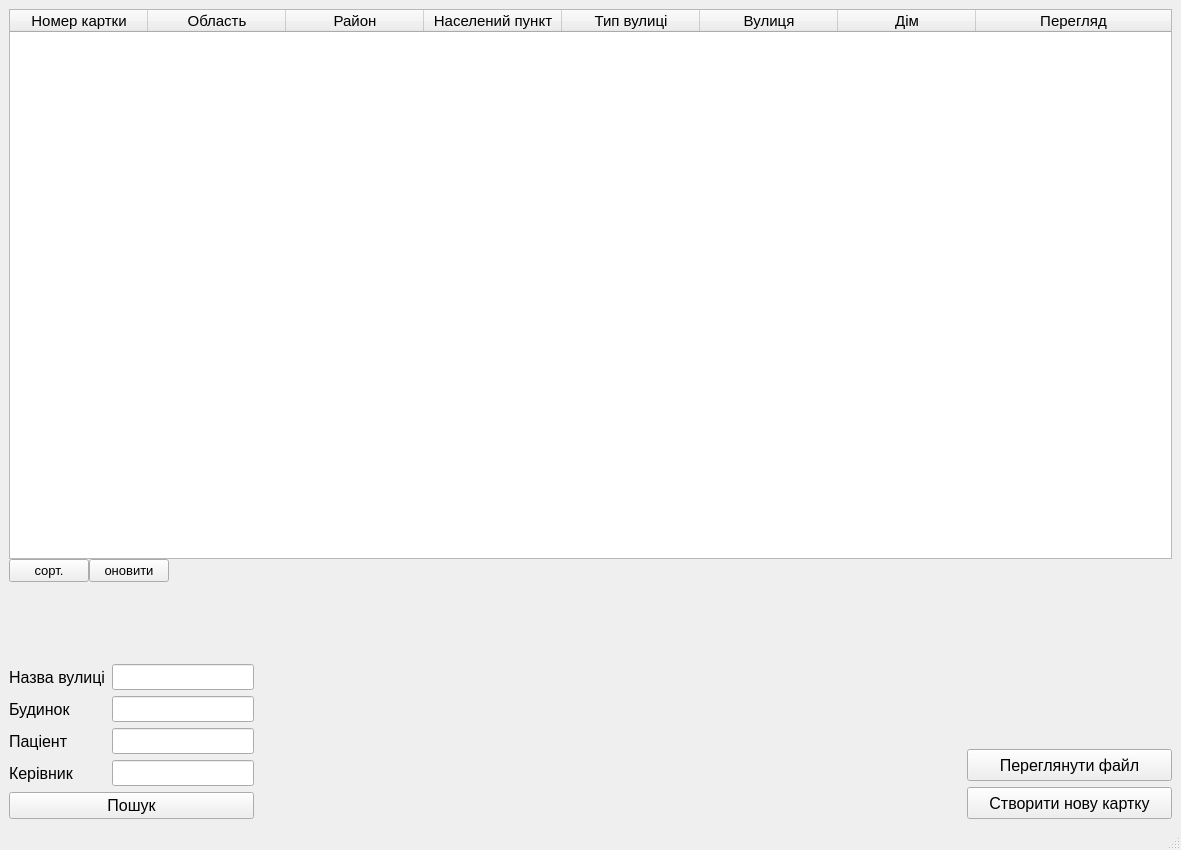
<?xml version="1.0" encoding="UTF-8"?>
<ui version="4.0">
 <class>MainWindow</class>
 <widget class="QMainWindow" name="MainWindow">
  <property name="geometry">
   <rect>
    <x>0</x>
    <y>0</y>
    <width>1181</width>
    <height>850</height>
   </rect>
  </property>
  <property name="windowTitle">
   <string>Картотека</string>
  </property>
  <property name="accessibleName">
   <string/>
  </property>
  <widget class="QWidget" name="centralwidget">
   <layout class="QGridLayout" name="gridLayout_2">
    <item row="0" column="0">
     <layout class="QVBoxLayout" name="verticalLayout">
      <property name="spacing">
       <number>0</number>
      </property>
      <item>
       <widget class="QTableWidget" name="tableWidget">
        <property name="enabled">
         <bool>true</bool>
        </property>
        <property name="sizePolicy">
         <sizepolicy hsizetype="Expanding" vsizetype="Expanding">
          <horstretch>0</horstretch>
          <verstretch>0</verstretch>
         </sizepolicy>
        </property>
        <property name="minimumSize">
         <size>
          <width>0</width>
          <height>550</height>
         </size>
        </property>
        <property name="font">
         <font>
          <pointsize>11</pointsize>
         </font>
        </property>
        <property name="cursor" stdset="0">
         <cursorShape>ArrowCursor</cursorShape>
        </property>
        <property name="focusPolicy">
         <enum>Qt::StrongFocus</enum>
        </property>
        <property name="iconSize">
         <size>
          <width>0</width>
          <height>0</height>
         </size>
        </property>
        <attribute name="horizontalHeaderDefaultSectionSize">
         <number>138</number>
        </attribute>
        <attribute name="horizontalHeaderMinimumSectionSize">
         <number>40</number>
        </attribute>
        <attribute name="horizontalHeaderShowSortIndicator" stdset="0">
         <bool>false</bool>
        </attribute>
        <attribute name="horizontalHeaderStretchLastSection">
         <bool>true</bool>
        </attribute>
        <attribute name="verticalHeaderDefaultSectionSize">
         <number>30</number>
        </attribute>
        <attribute name="verticalHeaderMinimumSectionSize">
         <number>25</number>
        </attribute>
        <column>
         <property name="text">
          <string>Номер картки</string>
         </property>
        </column>
        <column>
         <property name="text">
          <string>Область</string>
         </property>
        </column>
        <column>
         <property name="text">
          <string>Район</string>
         </property>
        </column>
        <column>
         <property name="text">
          <string>Населений пункт</string>
         </property>
        </column>
        <column>
         <property name="text">
          <string>Тип вулиці</string>
         </property>
        </column>
        <column>
         <property name="text">
          <string>Вулиця</string>
         </property>
        </column>
        <column>
         <property name="text">
          <string>Дім</string>
         </property>
        </column>
        <column>
         <property name="text">
          <string>Перегляд</string>
         </property>
        </column>
       </widget>
      </item>
      <item>
       <layout class="QHBoxLayout" name="horizontalLayout">
        <item>
         <widget class="QPushButton" name="sortButton">
          <property name="font">
           <font>
            <pointsize>10</pointsize>
           </font>
          </property>
          <property name="text">
           <string>сорт.</string>
          </property>
         </widget>
        </item>
        <item>
         <widget class="QPushButton" name="updateButton">
          <property name="font">
           <font>
            <pointsize>10</pointsize>
           </font>
          </property>
          <property name="text">
           <string>оновити</string>
          </property>
         </widget>
        </item>
        <item>
         <spacer name="horizontalSpacer">
          <property name="orientation">
           <enum>Qt::Horizontal</enum>
          </property>
          <property name="sizeHint" stdset="0">
           <size>
            <width>40</width>
            <height>20</height>
           </size>
          </property>
         </spacer>
        </item>
       </layout>
      </item>
     </layout>
    </item>
    <item row="2" column="0">
     <layout class="QHBoxLayout" name="horizontalLayout_2">
      <item>
       <layout class="QGridLayout" name="gridLayout">
        <item row="1" column="0">
         <widget class="QLabel" name="label_5">
          <property name="font">
           <font>
            <pointsize>12</pointsize>
           </font>
          </property>
          <property name="text">
           <string>Будинок</string>
          </property>
          <property name="margin">
           <number>2</number>
          </property>
         </widget>
        </item>
        <item row="1" column="1">
         <widget class="QLineEdit" name="search_house">
          <property name="sizePolicy">
           <sizepolicy hsizetype="Fixed" vsizetype="Fixed">
            <horstretch>0</horstretch>
            <verstretch>0</verstretch>
           </sizepolicy>
          </property>
          <property name="font">
           <font>
            <pointsize>11</pointsize>
           </font>
          </property>
         </widget>
        </item>
        <item row="2" column="0">
         <widget class="QLabel" name="label_6">
          <property name="font">
           <font>
            <pointsize>12</pointsize>
           </font>
          </property>
          <property name="text">
           <string>Паціент</string>
          </property>
          <property name="margin">
           <number>2</number>
          </property>
         </widget>
        </item>
        <item row="0" column="1">
         <widget class="QLineEdit" name="search_street">
          <property name="sizePolicy">
           <sizepolicy hsizetype="Fixed" vsizetype="Fixed">
            <horstretch>0</horstretch>
            <verstretch>0</verstretch>
           </sizepolicy>
          </property>
          <property name="font">
           <font>
            <pointsize>11</pointsize>
           </font>
          </property>
         </widget>
        </item>
        <item row="0" column="0">
         <widget class="QLabel" name="label_4">
          <property name="font">
           <font>
            <pointsize>12</pointsize>
           </font>
          </property>
          <property name="text">
           <string>Назва вулиці</string>
          </property>
          <property name="margin">
           <number>2</number>
          </property>
         </widget>
        </item>
        <item row="2" column="1">
         <widget class="QLineEdit" name="search_patient">
          <property name="sizePolicy">
           <sizepolicy hsizetype="Fixed" vsizetype="Fixed">
            <horstretch>0</horstretch>
            <verstretch>0</verstretch>
           </sizepolicy>
          </property>
          <property name="font">
           <font>
            <pointsize>11</pointsize>
           </font>
          </property>
         </widget>
        </item>
        <item row="3" column="0">
         <widget class="QLabel" name="label_7">
          <property name="font">
           <font>
            <pointsize>12</pointsize>
           </font>
          </property>
          <property name="text">
           <string>Керівник</string>
          </property>
          <property name="margin">
           <number>2</number>
          </property>
         </widget>
        </item>
        <item row="3" column="1">
         <widget class="QLineEdit" name="search_manager">
          <property name="sizePolicy">
           <sizepolicy hsizetype="Fixed" vsizetype="Fixed">
            <horstretch>0</horstretch>
            <verstretch>0</verstretch>
           </sizepolicy>
          </property>
          <property name="font">
           <font>
            <pointsize>11</pointsize>
           </font>
          </property>
         </widget>
        </item>
        <item row="4" column="0" colspan="2">
         <widget class="QPushButton" name="searchButton">
          <property name="font">
           <font>
            <pointsize>12</pointsize>
           </font>
          </property>
          <property name="text">
           <string>Пошук</string>
          </property>
         </widget>
        </item>
       </layout>
      </item>
      <item>
       <spacer name="horizontalSpacer_2">
        <property name="orientation">
         <enum>Qt::Horizontal</enum>
        </property>
        <property name="sizeHint" stdset="0">
         <size>
          <width>40</width>
          <height>20</height>
         </size>
        </property>
       </spacer>
      </item>
      <item>
       <layout class="QVBoxLayout" name="verticalLayout_2">
        <item>
         <spacer name="verticalSpacer">
          <property name="orientation">
           <enum>Qt::Vertical</enum>
          </property>
          <property name="sizeHint" stdset="0">
           <size>
            <width>20</width>
            <height>40</height>
           </size>
          </property>
         </spacer>
        </item>
        <item>
         <widget class="QPushButton" name="view_fileButton">
          <property name="minimumSize">
           <size>
            <width>170</width>
            <height>32</height>
           </size>
          </property>
          <property name="font">
           <font>
            <pointsize>12</pointsize>
           </font>
          </property>
          <property name="text">
           <string>Переглянути файл</string>
          </property>
         </widget>
        </item>
        <item>
         <widget class="QPushButton" name="pushButton">
          <property name="minimumSize">
           <size>
            <width>205</width>
            <height>32</height>
           </size>
          </property>
          <property name="font">
           <font>
            <pointsize>12</pointsize>
           </font>
          </property>
          <property name="text">
           <string>Cтворити нову картку</string>
          </property>
         </widget>
        </item>
       </layout>
      </item>
     </layout>
    </item>
    <item row="1" column="0">
     <spacer name="verticalSpacer_3">
      <property name="orientation">
       <enum>Qt::Vertical</enum>
      </property>
      <property name="sizeHint" stdset="0">
       <size>
        <width>20</width>
        <height>40</height>
       </size>
      </property>
     </spacer>
    </item>
   </layout>
  </widget>
  <widget class="QMenuBar" name="menubar">
   <property name="geometry">
    <rect>
     <x>0</x>
     <y>0</y>
     <width>1181</width>
     <height>21</height>
    </rect>
   </property>
   <property name="contextMenuPolicy">
    <enum>Qt::DefaultContextMenu</enum>
   </property>
   <property name="accessibleName">
    <string>fff</string>
   </property>
  </widget>
  <widget class="QStatusBar" name="statusbar"/>
 </widget>
 <resources/>
 <connections/>
</ui>
